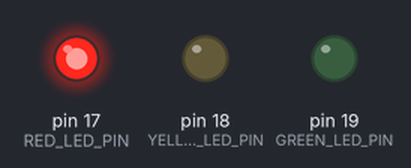
A sketch run on a simulated Arduino Uno, built with avr-gcc and run on an emulated ATmega328P. Parts: output pins drawn as LEDs (lit = HIGH).

Above: at 0.15 s.
At 1.35 s:
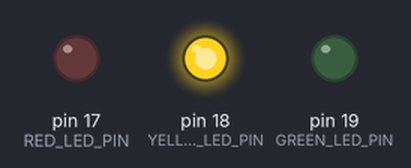
At 2.55 s:
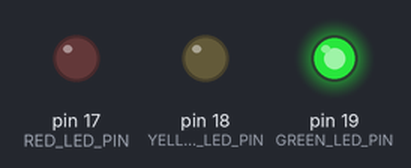
Timing chart, 0 to 3.0 s (numbered marks = the images above):
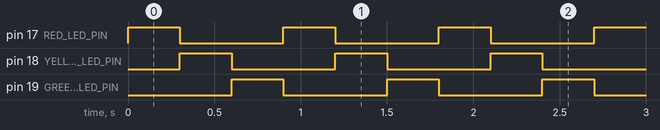

The sketch:

3_Flowing_light.ino
```cpp
/*
  Project name: 3_Flowing_light
  Function: Control the red, yellow and green LED to show the effect of water flow
  Author: keyestudio
  Hardware connection:
    - Connect to port 9
  Library:
    - none (no need to import additional library)
  Cautions:
    - Ensure that connect to port 9
    - Before uploading test code, please correctly connect to the development board and port
*/
#define RED_LED_PIN 17      //Connect the red LED to port IO17
#define YELLOW_LED_PIN 18   //Connect the yellow LED to port IO18
#define GREEN_LED_PIN 19    //Connect the green LED to port IO19

void setup() {
  // Initialize the digital port to output
  pinMode(RED_LED_PIN, OUTPUT);
  pinMode(YELLOW_LED_PIN, OUTPUT);
  pinMode(GREEN_LED_PIN, OUTPUT);
}

void loop() {
  // red LED on, yellow and green LED off
  digitalWrite(RED_LED_PIN, HIGH);
  digitalWrite(YELLOW_LED_PIN, LOW);
  digitalWrite(GREEN_LED_PIN, LOW);
  // Delay 300ms
  delay(300);
  // yellow LED on, red and green LED off
  digitalWrite(RED_LED_PIN, LOW);
  digitalWrite(YELLOW_LED_PIN, HIGH);
  digitalWrite(GREEN_LED_PIN, LOW);
  // Delay 300ms
  delay(300);
  // green LED on, red and yellow LED off
  digitalWrite(RED_LED_PIN, LOW);
  digitalWrite(YELLOW_LED_PIN, LOW);
  digitalWrite(GREEN_LED_PIN, HIGH);
  // Delay 300ms
  delay(300);
}
```

Measured:
- by itself, pin 17 (RED_LED_PIN), pin 18 (YELLOW_LED_PIN), pin 19 (GREEN_LED_PIN): alternates HIGH for 0.30 s and LOW for 0.60 s
- by itself, everything shown: repeats every 0.90 s, in 3 steps
